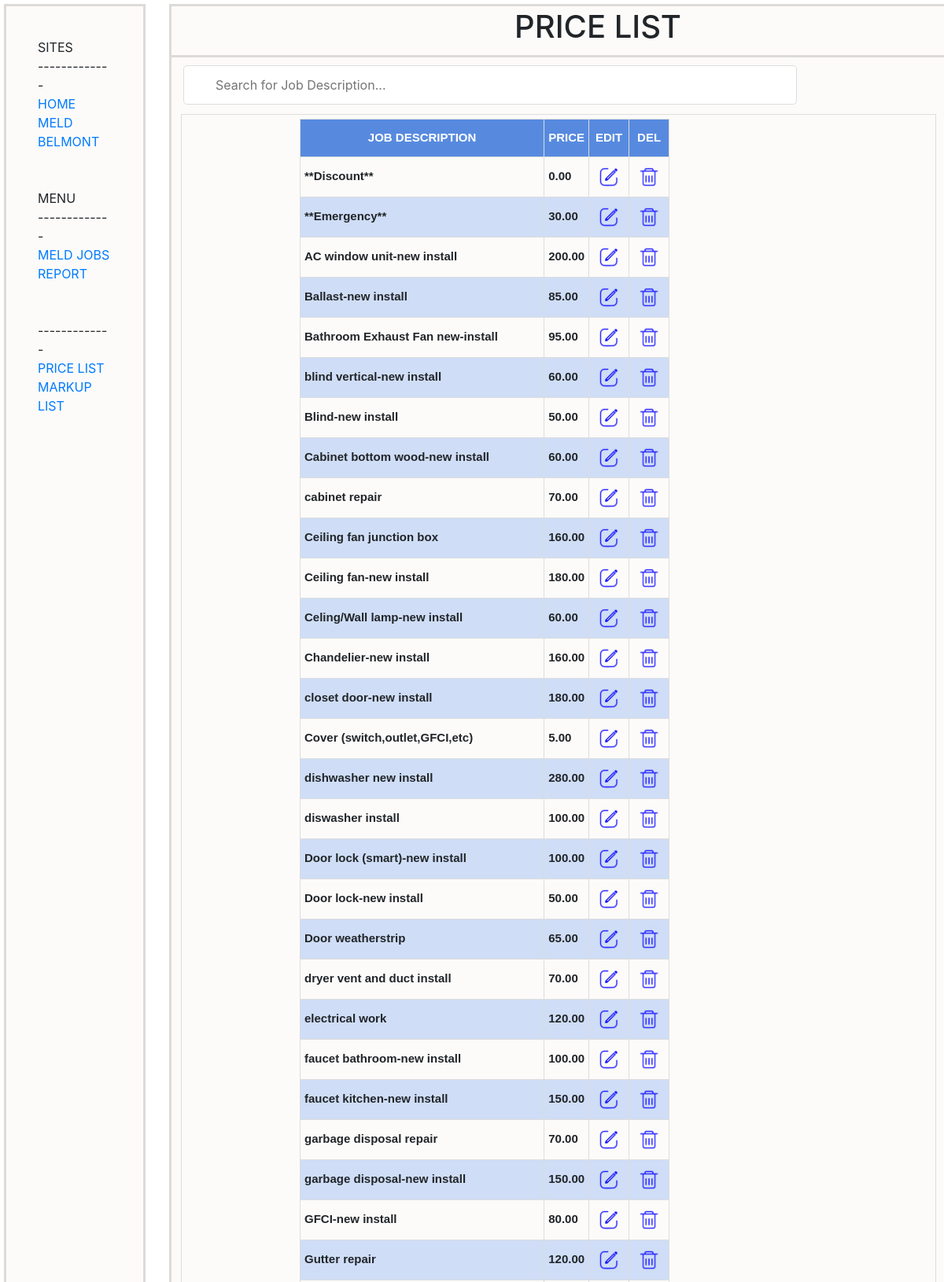
The page /pricelist.php (upper part) on the database its author committed.
### tables this page shows
CREATE TABLE `pricelist` (
  `id` bigint(10) NOT NULL,
  `job` varchar(100) NOT NULL,
  `price` decimal(10,2) NOT NULL,
  `datecreated` datetime NOT NULL DEFAULT current_timestamp(),
  `timestamp` timestamp NOT NULL DEFAULT current_timestamp() ON UPDATE current_timestamp(),
  `active` varchar(1) NOT NULL DEFAULT 'y'
);

### pricelist.php (the view, shortened to what this page needs)
<!DOCTYPE html>
<html>
<head>
	<link rel="stylesheet" type="text/css" href="css/style.css">
	<link rel="stylesheet" href="https://stackpath.bootstrapcdn.com/bootstrap/4.5.2/css/bootstrap.min.css"/>
</head>
<body>
	<nav id="left_panel">
  	<ul class="left_panel_text"> SITES
  		<li> ------------- </li>
  		<li><a href="index.php"> HOME </a></li>
      <li><a href="https://app.propertymeld.com/1885/v/42787/melds/melding/?status%5B%5D=COMPLETED&status%5B%5D=MAINTENANCE_COULD_NOT_COMPLETE&status%5B%5D=MANAGER_CANCELED&status%5B%5D=TENANT_CANCELED&status%5B%5D=VENDOR_COULD_NOT_COMPLETE&ordering=-created" target="_blank"> MELD </a></li>
  		<li><a href="https://www.belmontmanagementgroup.com/" target="_blank"> BELMONT </a></li>
  		<br><br>
  		<li> MENU </li>
  		<li> ------------- </li>
			<li><a href="joblist.php"> MELD JOBS </a></li>
			<li><a href="report.php"> REPORT </a></li>
	  	<br><br>
  		<li> ------------- </li>
			<li><a href="pricelist.php"> PRICE LIST </a></li>
	  	<li><a href="markuplist.php"> MARKUP LIST </a></li>
  	</ul>
  </nav>
	<p id="topcenter_panel">
		<h1 class="topcenter_h1"> PRICE LIST </h1>
	</p>
	<div id="center_panel">
		<div>
			<input type="text" style="margin: 10px 15px;" id="priceInput" onkeyup="myFunction()" placeholder="Search for Job Description..." title="Type in Job Description">
		</div>
		<div id="table-wrapper">
			<div id="table-scroll">
				<table id='tbl_price' style="padding: 5px 150px; margin-right: 10px;">
					<tr>
						<th style='text-align:center' onclick="sortTable(1)">JOB DESCRIPTION</th>
						<th style='text-align:center' onclick="sortTable(2)">PRICE</th>
						<th style="text-align:center">EDIT</th>
						<th style="text-align:center">DEL</th>
					</tr>
					<?php
					$db   = new dbObj();
					$con  = $db->getConnstring();
					$qry = "SELECT id,job,price FROM pricelist WHERE active = 'y' ORDER BY job ASC;";
					$res = $con->query($qry);
					$n = 0;
					while ($row = $res->fetch_row()) {
						echo "<tr>";
						echo "<td class='job'>$row[1]</td>";
						echo "<td class='price'>".number_format($row[2], 2)."</td>";
						echo "<td><a href='#' onclick='toggleModal(this,$n)'><img src='img/editIcon.png' style='width:40px;height:40px;'></a></td>";
						echo "<td><a href='#' onclick='removeRow(this)'><img src='img/deleteIcon.png' style='width:40px;height:40px;'></a></td>";
						echo "</tr>";
						$n++;
					}
					?>
				</table>
			</div>
		</div>
	</div>
</body>
</html>

### css/style.css (style rules this page uses)
* { box-sizing: border-box; }
body { background: #062354; color: #062354; text-align: center; font-family: "Helvetica Neue", Helvetica, Arial, sans-serif; margin:0; }
input[type=text] { box-sizing: border-box; width: 80%; padding: 10px 5px; margin-top: 15px; margin-right: 15px; border-radius: 5px; }
table { font-size: 16px; font-weight: bold; font-family: Arial, Helvetica, sans-serif; z-index: 100; display: block; padding: 10px; width: 720px; height: 470px; position: absolute; left: 325px; top : 130px; text-align: left; overflow: scroll; }
img { vertical-align: middle; max-width:100%; max-height: 100%; padding: 5px; }
ul { list-style-type: none; }
.left_panel_text { text-align: left; padding: 40px; }
#left_panel { position: fixed; background: #FCFBFA; width: 15%; height: 93%; border: 3px solid #DDDAD7; left: 0px; top : 0px; margin: 5px; }
#topcenter_panel, .topcenter_text { position: fixed; background: #FCFBFA; width: 84%; height: 10%; border: 3px solid #DDDAD7; left: 210px; top : 0px; margin: 5px; text-align: center; font-weight: bold; text-align: center; }
#center_panel { position: fixed; background: #FCFBFA; width: 84%; height: 83%; border: 3px solid #DDDAD7; left: 210px; top : 65px; margin: 5px; }
.topcenter_h1 { text-align: center; width: 75%; height: 10%; position: absolute; left: 310px; top : 0px; margin-top:10px; }
#priceInput,#markupInput, #jobsInput, #jobdetInput { position:fixed; width: 65%; background-position: 10px 10px; background-repeat: no-repeat; font-size: 16px; padding: 12px 20px 12px 40px; border: 1px solid #ddd; }
#tbl_price, #tbl_jobdet, #tbl_job, #tbl_markup, #tbl_report { position:fixed; top : 145px; left: 230px; width: 80%; height:57%; overflow-x:auto; overflow-y:auto; background: #FCFBFA; background-position: 10px 10px; background-repeat: no-repeat; font-size: 15px; font-family: Arial, Helvetica, sans-serif; border-collapse: collapse; border: 1px solid #ddd; }
#tbl_price td, #tbl_price th,#tbl_markup td, #tbl_markup th, #tbl_jobdet td, #tbl_jobdet th, #tbl_job td, #tbl_job th, #tbl_report td, #tbl_report th { border: 1px solid #ddd; padding: 5px 5px; }
#tbl_price th,#tbl_markup th, #tbl_jobdet th, #tbl_job th, #tbl_report th { padding-top: 12px; padding-bottom: 12px; text-align: left; background-color: #578adf; color: white; }
#tbl_price tr:nth-child(odd),#tbl_markup tr:nth-child(odd), #tbl_jobdet tr:nth-child(odd), #tbl_job tr:nth-child(odd), #tbl_report tr:nth-child(odd) { background-color: #cfddf6; }
:root { --background-gradient: linear-gradient(30deg, #f39c12 30%, #f1c40f); --gray: #34495e; --darkgray: #578adf; }

### rows shown on the page
pricelist: job "**Discount**", price "0.00"
pricelist: job "**Emergency**", price "30.00"
pricelist: job "AC window unit-new install", price "200.00"
pricelist: job "Ballast-new install", price "85.00"
pricelist: job "Bathroom Exhaust Fan new-install", price "95.00"
pricelist: job "blind vertical-new install", price "60.00"
pricelist: job "Blind-new install", price "50.00"
pricelist: job "Cabinet bottom wood-new install", price "60.00"
pricelist: job "cabinet repair", price "70.00"
pricelist: job "Ceiling fan junction box", price "160.00"
pricelist: job "Ceiling fan-new install", price "180.00"
pricelist: job "Celing/Wall lamp-new install", price "60.00"
pricelist: job "Chandelier-new install", price "160.00"
pricelist: job "closet door-new install", price "180.00"
pricelist: job "Cover (switch,outlet,GFCI,etc)", price "5.00"
pricelist: job "dishwasher new install", price "280.00"
pricelist: job "diswasher install", price "100.00"
pricelist: job "Door lock (smart)-new install", price "100.00"
pricelist: job "Door lock-new install", price "50.00"
pricelist: job "Door weatherstrip", price "65.00"
pricelist: job "dryer vent and duct install", price "70.00"
pricelist: job "electrical work", price "120.00"
pricelist: job "faucet bathroom-new install", price "100.00"
pricelist: job "faucet kitchen-new install", price "150.00"
pricelist: job "garbage disposal repair", price "70.00"
pricelist: job "garbage disposal-new install", price "150.00"
pricelist: job "GFCI-new install", price "80.00"
pricelist: job "Gutter repair", price "120.00"
